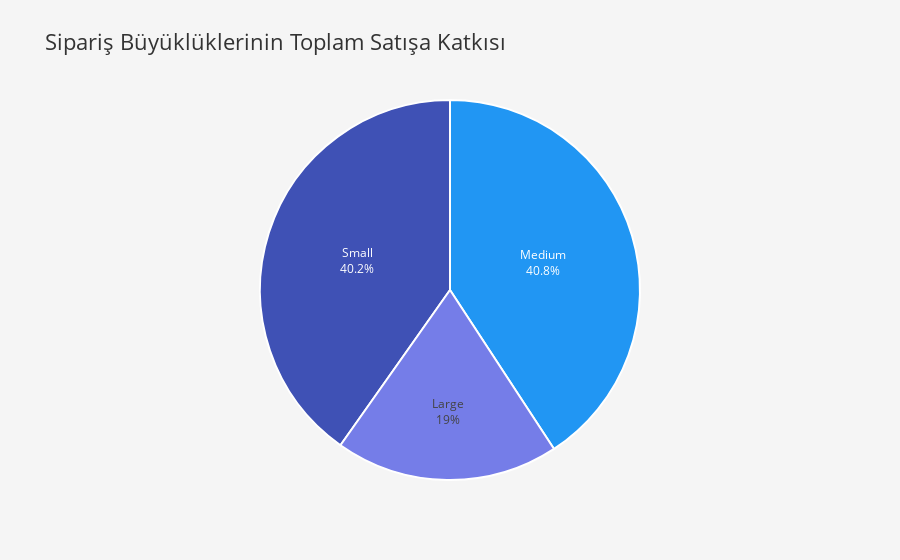

Source (notebook cell):
### Markdown cell above
1. **Grafiğin Amacı:** Farklı sipariş büyüklüklerinin toplam satışa katkısını göstermek
2. **Yanıt Vereceği Soru:** Hangi sipariş büyüklükleri en fazla geliri getiriyor? |

### Code cell
fig = px.pie(df, values='SALES', names='DEALSIZE', title='Sipariş Büyüklüklerinin Toplam Satışa Katkısı',
             color_discrete_sequence=[colors['accent-100'], colors['primary-100'], colors['primary-200']])

# Grafik tasarımını özelleştirme
fig.update_traces(textinfo='percent+label', pull=[0, 0, 0], marker=dict(line=dict(color=colors['bg-100'], width=2)))

fig.update_layout(
    plot_bgcolor=colors['bg-100'],
    paper_bgcolor=colors['bg-200'],
    font=dict(color=colors['text-100']),
    title_font=dict(size=22, color=colors['text-100']),
    showlegend=False
)

fig.show()

### Figure 1 — Plotly figure (JSON) as saved in the notebook; plotly's stock layout.template omitted (floating-point values rounded to 4 significant figures; data arrays with more than 128 entries replaced by an {"elided": "..."} marker saying what was removed)
{"data": [{"domain": {"x": [0, 1], "y": [0, 1]}, "hovertemplate": "DEALSIZE=%{label}<br>SALES=%{value}<extra></extra>", "labels": {"elided": "6835 str values"}, "legendgroup": "", "marker": {"line": {"color": "#FFFFFF", "width": 2}}, "name": "", "pull": [0, 0, 0], "showlegend": true, "textinfo": "percent+label", "type": "pie", "values": {"elided": "6835 float values"}}], "layout": {"font": {"color": "#333333"}, "legend": {"tracegroupgap": 0}, "paper_bgcolor": "#f5f5f5", "piecolorway": ["#2196F3", "#3F51B5", "#757de8"], "plot_bgcolor": "#FFFFFF", "showlegend": false, "title": {"font": {"color": "#333333", "size": 22}, "text": "Sipariş Büyüklüklerinin Toplam Satışa Katkısı"}}}
